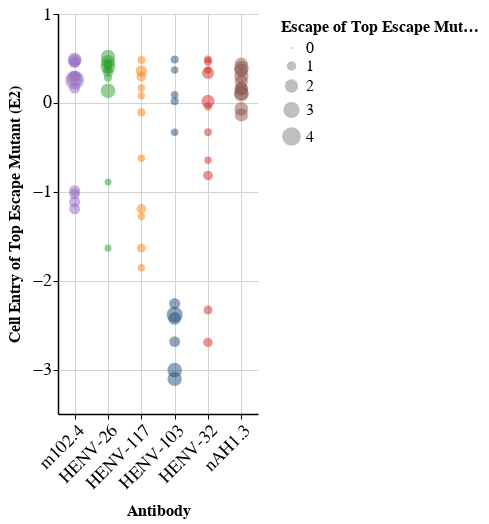
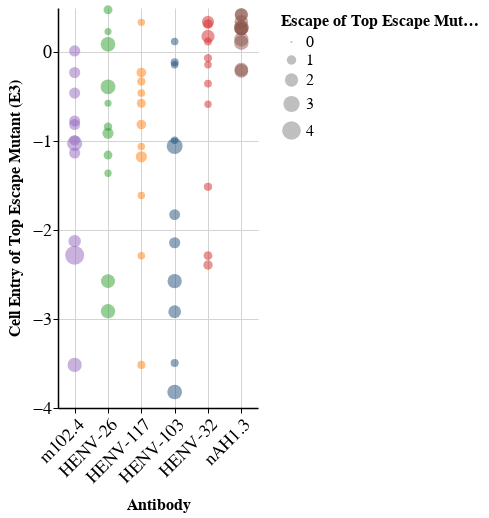

Write notebook code for charts like these, in order.
### Markdown cell above
### Plot only the top escape mutant at each site along with functional score

### Code cell
def plot_max_escape(df,receptor):
    idx = df.groupby(['site', 'ab'])['escape_mean'].idxmax()
    df_max_values = df.loc[idx]
    
    # Define a mask to get the 99th percentile value for each 'ab'
    top_1_percent_mask = df_max_values['escape_mean'] >= df_max_values.groupby('ab')['escape_mean'].transform(lambda x: x.quantile(0.98))

    # Use the mask to filter the DataFrame
    df_filtered = df_max_values[top_1_percent_mask]

    chart = alt.Chart(df_filtered).mark_point(filled=True, opacity=0.5).encode(
            x=alt.X('ab:O',sort=order_ab, title='Antibody', axis=alt.Axis(labelAngle=-45,grid=True)),
            y=alt.Y(f'effect_{receptor}:Q', title=f'Cell Entry of Top Escape Mutant ({receptor})',axis=alt.Axis(grid=True)),
            size=alt.Size('escape_mean', legend=alt.Legend(title='Escape of Top Escape Mutant')),
            #xOffset='random:Q',
            tooltip=['site','ab','escape_mean','effect_E2'],
            color=alt.Color('ab').legend(None),
        ).transform_calculate(
            #random="sqrt(-1*log(random()))*cos(2*PI*random())"
        ).properties(
            height=400,
            width=200
        )
    return chart.display()
    
# Combine the two charts


plot_max_escape(df_total,'E2')
plot_max_escape(df_total,'E3')
